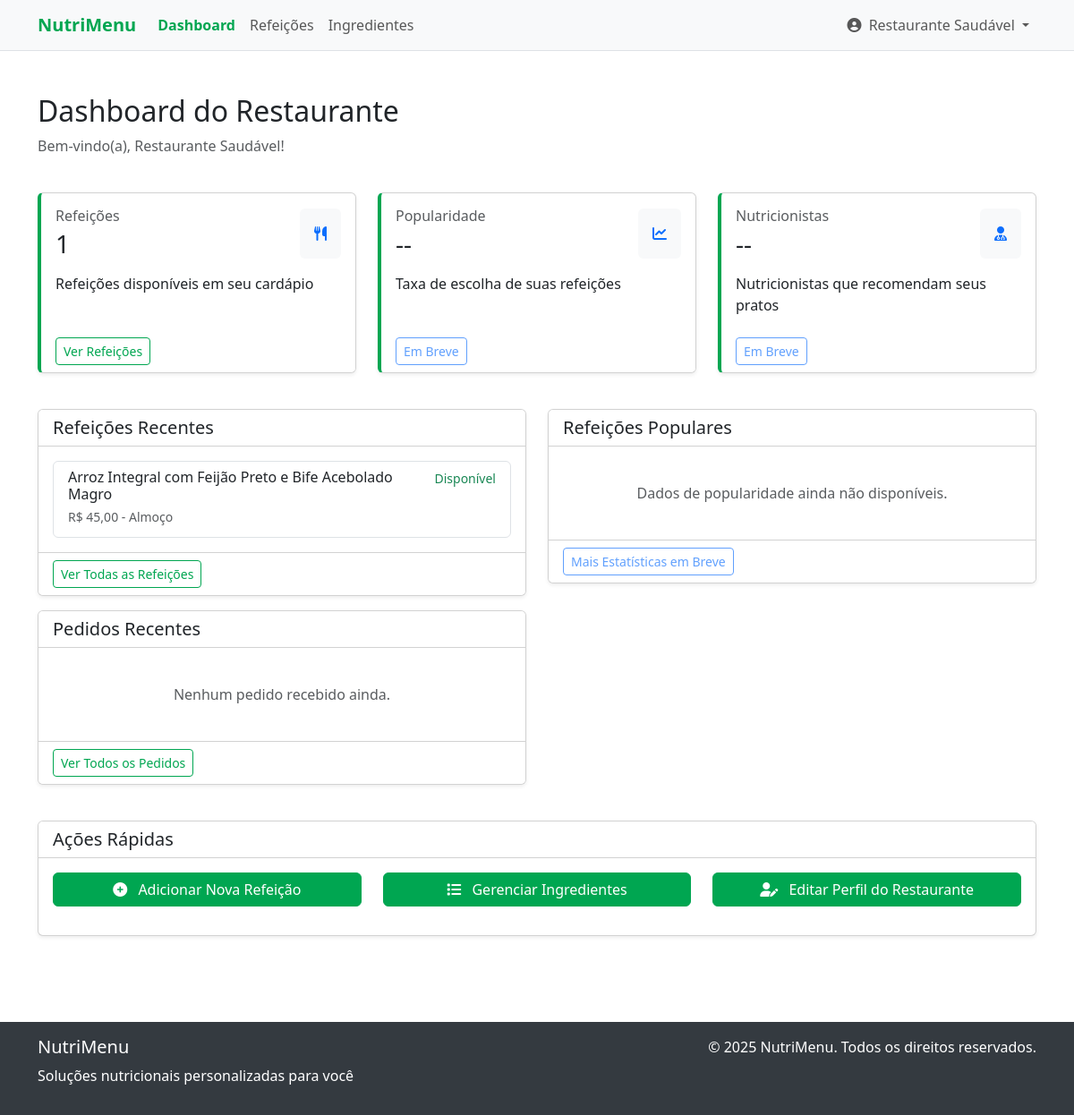
/restaurant/dashboard (signed in), run on the app's committed database.
### tables this page shows
CREATE TABLE restaurant_profiles (
    id INTEGER PRIMARY KEY AUTOINCREMENT,
    user_id INTEGER NOT NULL,
    cnpj TEXT NOT NULL, -- Brazilian company ID
    address TEXT NOT NULL,
    phone TEXT NOT NULL,
    description TEXT,
    delivery_areas TEXT,
    created_at DATETIME DEFAULT CURRENT_TIMESTAMP,
    updated_at DATETIME DEFAULT CURRENT_TIMESTAMP,
    FOREIGN KEY (user_id) REFERENCES users(id) ON DELETE CASCADE
);

CREATE TABLE users (
    id INTEGER PRIMARY KEY AUTOINCREMENT,
    name TEXT NOT NULL,
    email TEXT NOT NULL UNIQUE,
    password TEXT NOT NULL,
    role TEXT NOT NULL DEFAULT 'user', -- 'admin', 'nutritionist', 'restaurant', 'user'
    created_at DATETIME DEFAULT CURRENT_TIMESTAMP,
    updated_at DATETIME DEFAULT CURRENT_TIMESTAMP
);

CREATE TABLE meals (
    id INTEGER PRIMARY KEY AUTOINCREMENT,
    restaurant_id INTEGER NOT NULL,
    name TEXT NOT NULL,
    description TEXT,
    price REAL NOT NULL,
    available BOOLEAN DEFAULT 1,
    meal_type TEXT, -- 'breakfast', 'lunch', 'dinner', 'snack'
    created_at DATETIME DEFAULT CURRENT_TIMESTAMP,
    updated_at DATETIME DEFAULT CURRENT_TIMESTAMP,
    FOREIGN KEY (restaurant_id) REFERENCES restaurant_profiles(id) ON DELETE CASCADE
);

### src/views/dashboard/restaurant.php (the view, shortened to what the rows shown need)
<div class="container my-5">
    <div class="row mb-4">
        <div class="col">
            <h2>Dashboard do Restaurante</h2>
            <p class="text-muted">Bem-vindo(a), <?= $restaurant['name'] ?>!</p>
        </div>
    </div>
    <div class="row mb-4">
        <div class="col-md-6 mb-3">
            <div class="card shadow-sm">
                <div class="card-body">
                    <?php if (empty($meals)): ?>
                        <p class="text-center text-muted my-4">Nenhuma refeição cadastrada ainda.</p>
                    <?php else: ?>
                        <div class="list-group">
                            <?php foreach (array_slice($meals, 0, 5) as $meal): ?>
                                <a href="/restaurant/meals/view?id=<?= $meal['id'] ?>" class="list-group-item list-group-item-action">
                                    <div class="d-flex w-100 justify-content-between">
                                        <h6 class="mb-1"><?= $meal['name'] ?></h6>
                                        <small class="text-<?= $meal['available'] ? 'success' : 'danger' ?>">
                                            <?= $meal['available'] ? 'Disponível' : 'Indisponível' ?>
                                        </small>
                                    </div>
                                    <p class="mb-1 text-muted small"><?= Formatter::formatCurrency($meal['price']) ?> - <?= Formatter::getMealTypeName($meal['meal_type']) ?></p>
                                </a>
                            <?php endforeach; ?>
                        </div>
                    <?php endif; ?>
                </div>
            </div>
        </div>
    </div>
</div>

### src/views/layouts/main.php (shortened to what the rows shown need)
<!DOCTYPE html>
<html lang="pt-BR">
<head>
    <link href="https://cdn.jsdelivr.net/npm/bootstrap@5.3.0/dist/css/bootstrap.min.css" rel="stylesheet">
    <link rel="stylesheet" href="https://cdnjs.cloudflare.com/ajax/libs/font-awesome/6.4.0/css/all.min.css">
    <link rel="stylesheet" href="/css/styles.css">
</head>
<body>
    <nav class="navbar navbar-expand-lg navbar-light bg-light border-bottom">
        <div class="container">
            <div class="collapse navbar-collapse" id="navbarNav">
                <?php if (isset($currentUser)): ?>
                    <?php if ($currentUser['role'] === 'user'): ?>
                        <ul class="navbar-nav">
                            <li class="nav-item">
                                <a class="nav-link <?= getCurrentRoute() === '/dashboard' ? 'active' : '' ?>" href="/dashboard">
                                    Dashboard
                                </a>
                            </li>
                            <li class="nav-item">
                                <a class="nav-link <?= getCurrentRoute() === '/diets' ? 'active' : '' ?>" href="/diets">
                                    Minhas Dietas
                                </a>
                            </li>
                            <li class="nav-item">
                                <a class="nav-link <?= getCurrentRoute() === '/nutritionists' ? 'active' : '' ?>" href="/nutritionists">
                                    Nutricionistas
                                </a>
                            </li>
                            <li class="nav-item">
                                <a class="nav-link <?= getCurrentRoute() === '/chats' ? 'active' : '' ?>" href="/chats">
                                    Conversas
                                </a>
                            </li>
                        </ul>
                    <?php elseif ($currentUser['role'] === 'restaurant'): ?>
                        <ul class="navbar-nav">
                            <li class="nav-item">
                                <a class="nav-link <?= getCurrentRoute() === '/restaurant/dashboard' ? 'active' : '' ?>" href="/restaurant/dashboard">
                                    Dashboard
                                </a>
                            </li>
                            <li class="nav-item">
                                <a class="nav-link <?= getCurrentRoute() === '/restaurant/meals' ? 'active' : '' ?>" href="/restaurant/meals">
                                    Refeições
                                </a>
                            </li>
                            <li class="nav-item">
                                <a class="nav-link <?= getCurrentRoute() === '/restaurant/ingredients' ? 'active' : '' ?>" href="/restaurant/ingredients">
                                    Ingredientes
                                </a>
                            </li>
                        </ul>
                    <?php endif; ?>
                    <ul class="navbar-nav ms-auto">
                        <li class="nav-item dropdown">
                            <a class="nav-link dropdown-toggle" href="#" id="userDropdown" role="button" data-bs-toggle="dropdown">
                                <i class="fas fa-user-circle me-1"></i> <?= $currentUser['name'] ?>
                            </a>
                        </li>
                    </ul>
                <?php endif; ?>
            </div>
        </div>
    </nav>
    <div class="main-content">
        <?= $content ?>
    </div>
</body>
</html>

### data on the page
restaurant_profiles: user.name "Restaurante Saudável"
meals: name "Arroz Integral com Feijão Preto e Bife Acebolado Magro", available "Disponível", price "R$ 45,00", meal_type "Almoço"

### other printed values
APP_NAME "NutriMenu"
count($meals) "1"
